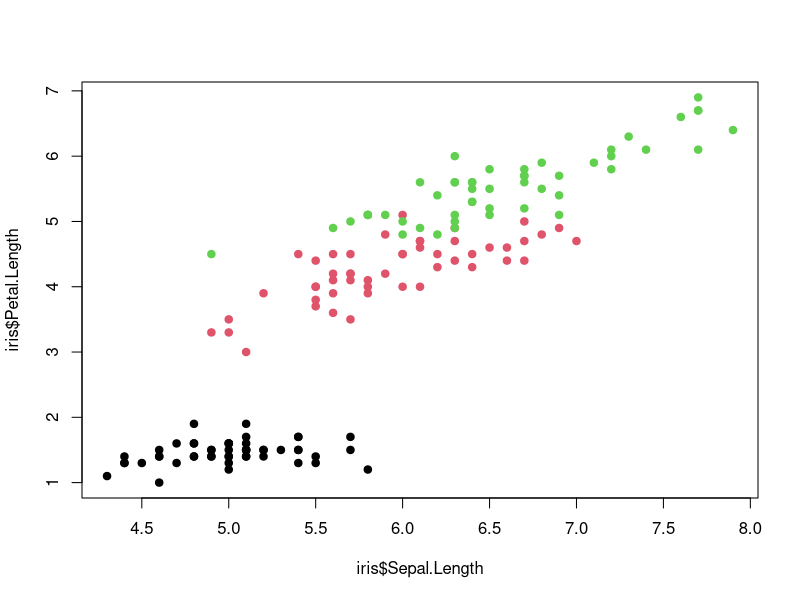

The R script that drew this image: (Note: this script raises an error after producing the figure.)
## ---- chunk 1
knitr::opts_chunk$set(echo = TRUE, message = FALSE, warning = FALSE, error = TRUE)
#The error = TRUE option allows knitting even if there are errors. 
## ---- chunk 2
plot(x = iris$Sepal.Length,
 y = iris$Petal.Length, 
 col = iris$Species, pch = 19)
plot(x,y) # <-- error
